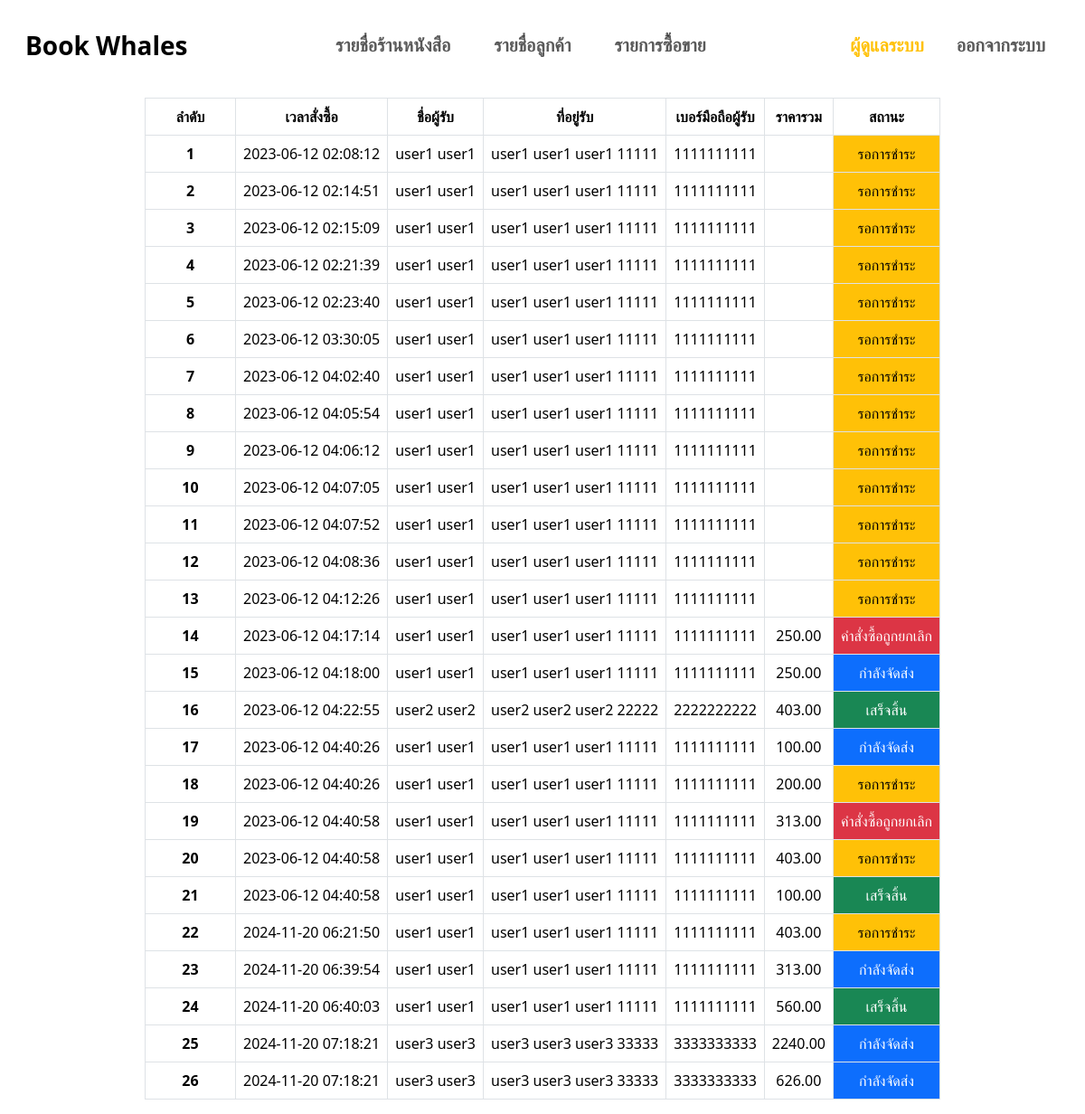
The page /admin/order_list.php (signed in) on the database its author committed.
### tables this page shows
CREATE TABLE `orders` (
  `orders_id` int(100) NOT NULL,
  `orders_created` timestamp NOT NULL DEFAULT current_timestamp(),
  `orders_fullname` varchar(50) NOT NULL,
  `orders_address` varchar(255) NOT NULL,
  `orders_phone` varchar(20) NOT NULL,
  `users_id` int(100) DEFAULT NULL
);

CREATE TABLE `orders_detail` (
  `detail_id` int(100) NOT NULL,
  `detail_quantity` int(10) NOT NULL,
  `detail_price` decimal(10,2) NOT NULL,
  `detail_total` decimal(10,2) NOT NULL,
  `detail_status` int(11) NOT NULL DEFAULT 0,
  `detail_num` varchar(100) DEFAULT NULL,
  `detail_slip` varchar(100) DEFAULT NULL,
  `orders_id` int(100) NOT NULL,
  `book_id` int(100) NOT NULL,
  `ohistory_id` int(100) NOT NULL,
  `post_id` int(100) NOT NULL
);

### admin/order_list.php (the view, shortened to what this page needs)
<?php
require("nav_admin.php");
require '../dbconnect.php';
?>
<!DOCTYPE html>
<html>
<head>
    <link href="../assets/bootstrap-5.3.0-alpha3-dist/css/bootstrap.css" rel="stylesheet">
    <link href="../assets/fontawesome/css/fontawesome.css" rel="stylesheet">
    <link href="../assets/fontawesome/css/brands.css" rel="stylesheet">
    <link href="../assets/fontawesome/css/solid.css" rel="stylesheet">
</head>
<body>
        <?php
        $sql = "SELECT * FROM orders LEFT JOIN orders_detail ON orders.orders_id = orders_detail.orders_id";
        $result = mysqli_query($connect, $sql);
        if ($result->num_rows > 0) {
            echo "<div class='container-fluid d-flex justify-content-center table-responsive mt-3'>";
            echo "<table class='table table-bordered w-auto'>";
            echo "<thead class='text-center'>";
            echo "<tr>
                        <th scope='col'>ลำดับ</th>
                        <th scope='col'>เวลาสั่งซื้อ</th>
                        <th scope='col'>ชื่อผู้รับ</th>
                        <th scope='col'>ที่อยู่รับ</th>
                        <th scope='col'>เบอร์มือถือผู้รับ</th>
                        <th scope='col'>ราคารวม</th>
                        <th scope='col'>สถานะ</th>
                      </tr>";
            echo "</thead>";
            echo "<tbody>";
            $order = 1;
            while ($row = $result->fetch_assoc()) {
                echo "<tr >";
                echo "<th scope='row' class='text-center' style='width: 100px;'>" . $order++ . "</th>";
                echo "<td class='text-center'>" . $row["orders_created"] . "</td>";
                echo "<td>" . $row["orders_fullname"] . "</td>";
                echo "<td>" . $row["orders_address"] . "</td>";
                echo "<td class='text-center'>" . $row["orders_phone"] . "</td>";
                echo "<td class='text-center'>" . $row["detail_total"] . "</td>";
                if ($row["detail_status"] == 0) {
                    echo "<td class='text-center bg bg-warning'>รอการชำระ</td>";
                } else if ($row["detail_status"] == 1) {
                    echo "<td class='text-center bg bg-primary text-white'>กำลังจัดส่ง</td>";
                } else if ($row["detail_status"] == 2) {
                    echo "<td class='text-center bg bg-danger text-white'>คำสั่งซื้อถูกยกเลิก</td>";
                } else if ($row["detail_status"] == 3) {
                    echo "<td class='text-center bg bg-success text-white'>เสร็จสิ้น</td>";
                }
                echo "</tr>";
            }
            echo "</tbody>";
            echo "</table>";
            echo "</div>";
        } else {
            echo "<div class='alert alert-danger mx-3' role='alert'>ไม่พบคำสั่งซื้อ</div>";
        }
        ?>
</body>
</html>

### rows shown on the page
orders: orders_created "2023-06-12 02:08:12", orders_fullname "user1 user1", orders_address "user1 user1 user1 11111", orders_phone "1111111111", shows "รอการชำระ"
orders: orders_created "2023-06-12 02:14:51", orders_fullname "user1 user1", orders_address "user1 user1 user1 11111", orders_phone "1111111111", shows "รอการชำระ"
orders: orders_created "2023-06-12 02:15:09", orders_fullname "user1 user1", orders_address "user1 user1 user1 11111", orders_phone "1111111111", shows "รอการชำระ"
orders: orders_created "2023-06-12 02:21:39", orders_fullname "user1 user1", orders_address "user1 user1 user1 11111", orders_phone "1111111111", shows "รอการชำระ"
orders: orders_created "2023-06-12 02:23:40", orders_fullname "user1 user1", orders_address "user1 user1 user1 11111", orders_phone "1111111111", shows "รอการชำระ"
orders: orders_created "2023-06-12 03:30:05", orders_fullname "user1 user1", orders_address "user1 user1 user1 11111", orders_phone "1111111111", shows "รอการชำระ"
orders: orders_created "2023-06-12 04:02:40", orders_fullname "user1 user1", orders_address "user1 user1 user1 11111", orders_phone "1111111111", shows "รอการชำระ"
orders: orders_created "2023-06-12 04:05:54", orders_fullname "user1 user1", orders_address "user1 user1 user1 11111", orders_phone "1111111111", shows "รอการชำระ"
orders: orders_created "2023-06-12 04:06:12", orders_fullname "user1 user1", orders_address "user1 user1 user1 11111", orders_phone "1111111111", shows "รอการชำระ"
orders: orders_created "2023-06-12 04:07:05", orders_fullname "user1 user1", orders_address "user1 user1 user1 11111", orders_phone "1111111111", shows "รอการชำระ"
orders: orders_created "2023-06-12 04:07:52", orders_fullname "user1 user1", orders_address "user1 user1 user1 11111", orders_phone "1111111111", shows "รอการชำระ"
orders: orders_created "2023-06-12 04:08:36", orders_fullname "user1 user1", orders_address "user1 user1 user1 11111", orders_phone "1111111111", shows "รอการชำระ"
orders: orders_created "2023-06-12 04:12:26", orders_fullname "user1 user1", orders_address "user1 user1 user1 11111", orders_phone "1111111111", shows "รอการชำระ"
orders_detail: orders.orders_created "2023-06-12 04:17:14", orders.orders_fullname "user1 user1", orders.orders_address "user1 user1 user1 11111", orders.orders_phone "1111111111", detail_total "250.00", detail_status "คำสั่งซื้อถูกยกเลิก"
orders_detail: orders.orders_created "2023-06-12 04:18:00", orders.orders_fullname "user1 user1", orders.orders_address "user1 user1 user1 11111", orders.orders_phone "1111111111", detail_total "250.00", detail_status "กำลังจัดส่ง"
orders_detail: orders.orders_created "2023-06-12 04:22:55", orders.orders_fullname "user2 user2", orders.orders_address "user2 user2 user2 22222", orders.orders_phone "2222222222", detail_total "403.00", detail_status "เสร็จสิ้น"
orders_detail: orders.orders_created "2023-06-12 04:40:26", orders.orders_fullname "user1 user1", orders.orders_address "user1 user1 user1 11111", orders.orders_phone "1111111111", detail_total "100.00", detail_status "กำลังจัดส่ง"
orders_detail: orders.orders_created "2023-06-12 04:40:26", orders.orders_fullname "user1 user1", orders.orders_address "user1 user1 user1 11111", orders.orders_phone "1111111111", detail_total "200.00", detail_status "รอการชำระ"
orders_detail: orders.orders_created "2023-06-12 04:40:58", orders.orders_fullname "user1 user1", orders.orders_address "user1 user1 user1 11111", orders.orders_phone "1111111111", detail_total "313.00", detail_status "คำสั่งซื้อถูกยกเลิก"
orders_detail: orders.orders_created "2023-06-12 04:40:58", orders.orders_fullname "user1 user1", orders.orders_address "user1 user1 user1 11111", orders.orders_phone "1111111111", detail_total "403.00", detail_status "รอการชำระ"
orders_detail: orders.orders_created "2023-06-12 04:40:58", orders.orders_fullname "user1 user1", orders.orders_address "user1 user1 user1 11111", orders.orders_phone "1111111111", detail_total "100.00", detail_status "เสร็จสิ้น"
orders_detail: orders.orders_created "2024-11-20 06:21:50", orders.orders_fullname "user1 user1", orders.orders_address "user1 user1 user1 11111", orders.orders_phone "1111111111", detail_total "403.00", detail_status "รอการชำระ"
orders_detail: orders.orders_created "2024-11-20 06:39:54", orders.orders_fullname "user1 user1", orders.orders_address "user1 user1 user1 11111", orders.orders_phone "1111111111", detail_total "313.00", detail_status "กำลังจัดส่ง"
orders_detail: orders.orders_created "2024-11-20 06:40:03", orders.orders_fullname "user1 user1", orders.orders_address "user1 user1 user1 11111", orders.orders_phone "1111111111", detail_total "560.00", detail_status "เสร็จสิ้น"
orders_detail: orders.orders_created "2024-11-20 07:18:21", orders.orders_fullname "user3 user3", orders.orders_address "user3 user3 user3 33333", orders.orders_phone "3333333333", detail_total "2240.00", detail_status "กำลังจัดส่ง"
orders_detail: orders.orders_created "2024-11-20 07:18:21", orders.orders_fullname "user3 user3", orders.orders_address "user3 user3 user3 33333", orders.orders_phone "3333333333", detail_total "626.00", detail_status "กำลังจัดส่ง"
